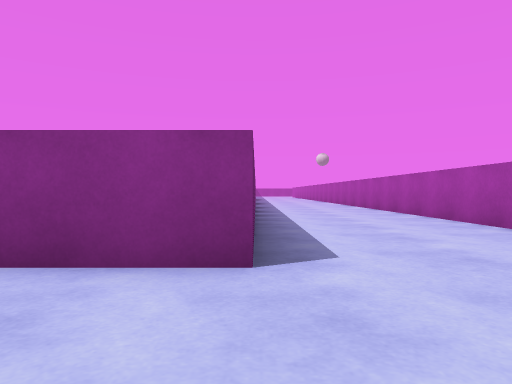
[1] (above)

24 first-person views from a walk through a Unity game level. The camera is 0.55 m above the floor, looks level and sees 70° across. The floor is counted in squares, 1 m on a side. Each view is taken from the middle of a square. On the plan, view 1 faces up. The plan holds only what a view shows up to about 9 squares ahead; the rest is blank. The place goes on beyond the plan. Surface patterns are stand-ins for the level's own textures.

[2]
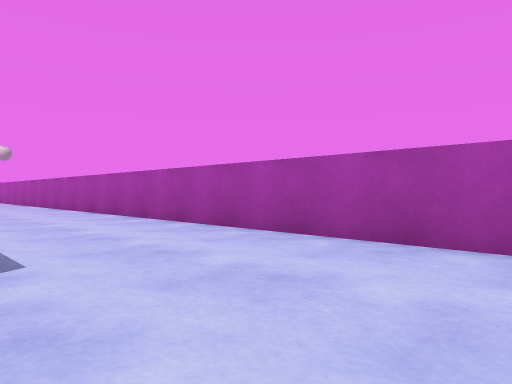

[3]
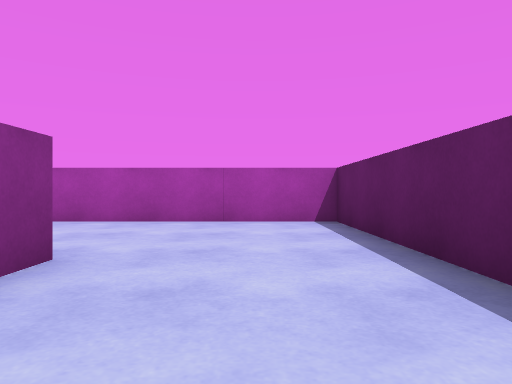

[4]
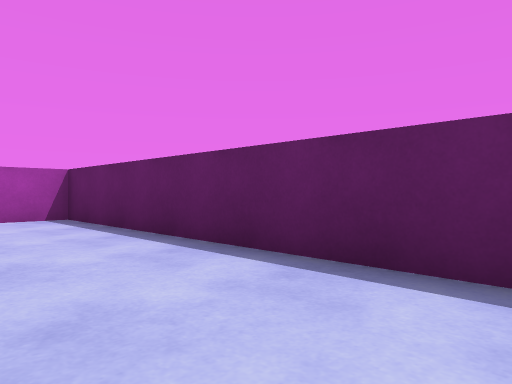

[5]
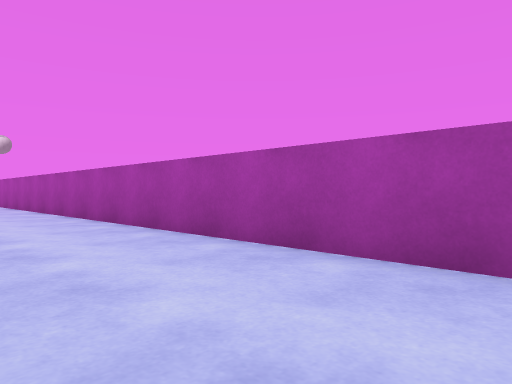

[6]
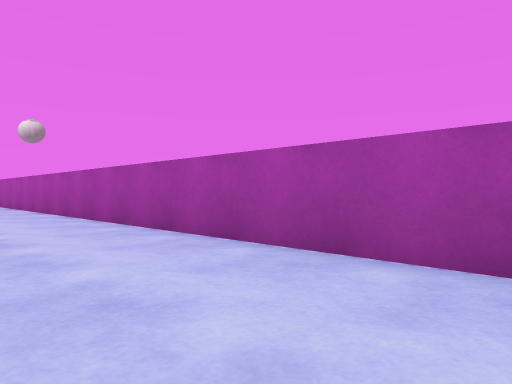

[7]
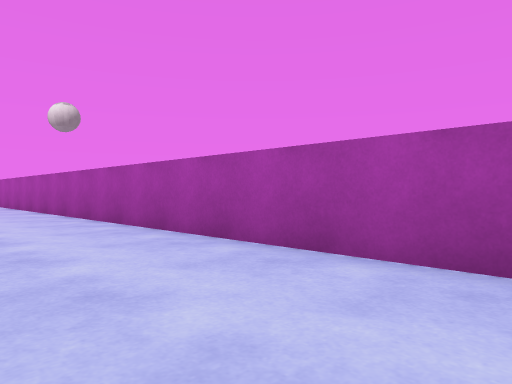

[8]
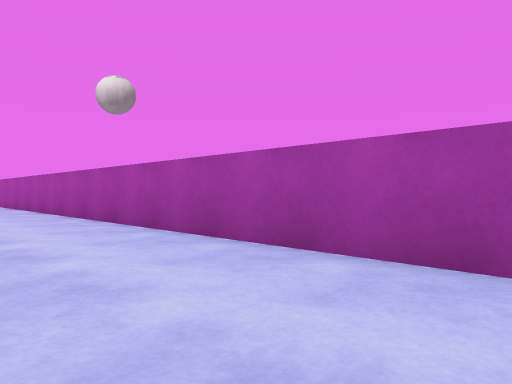

[9]
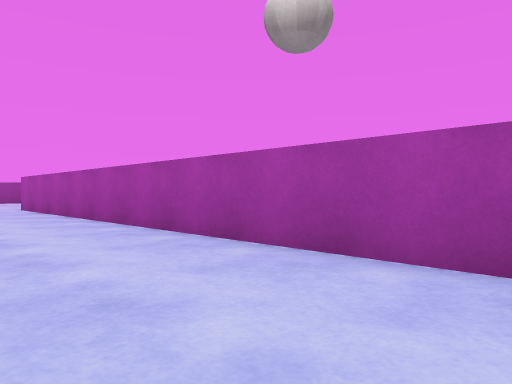

[10]
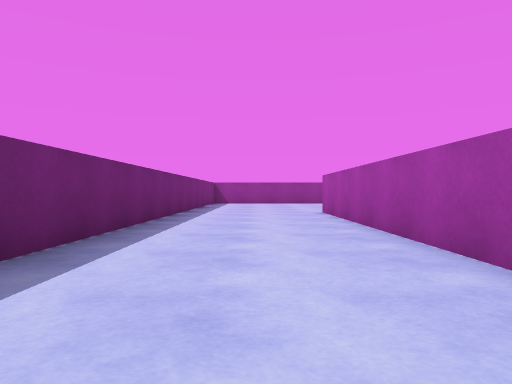

[11]
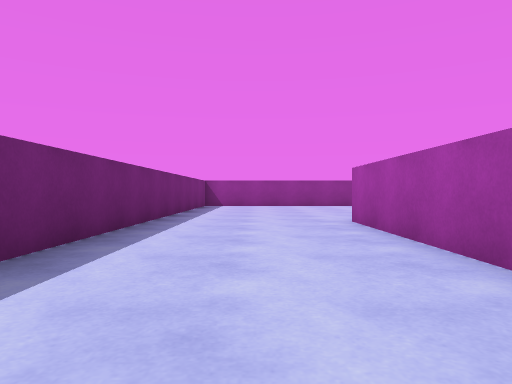

[12]
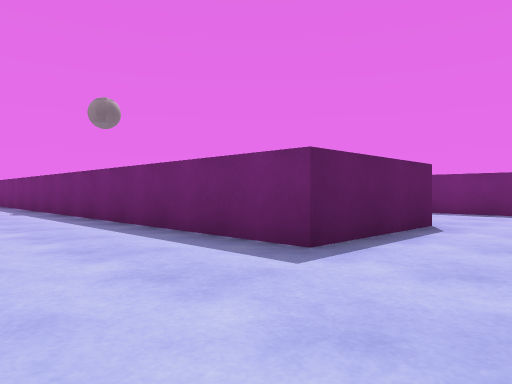

[13]
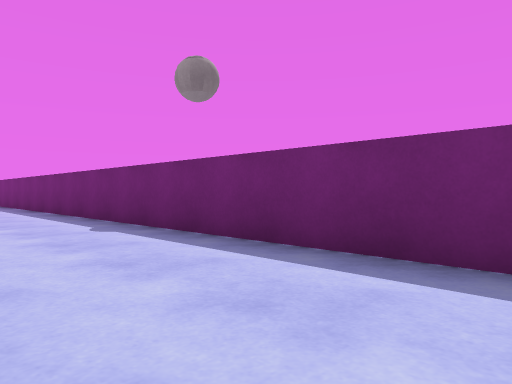

[14]
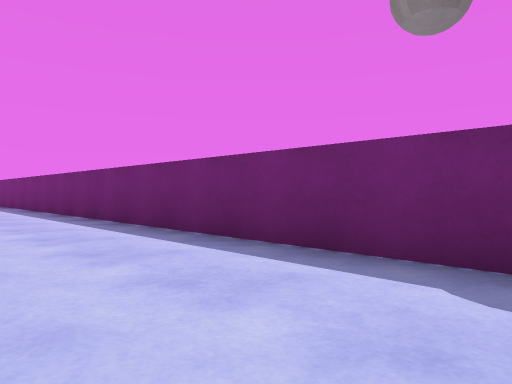

[15]
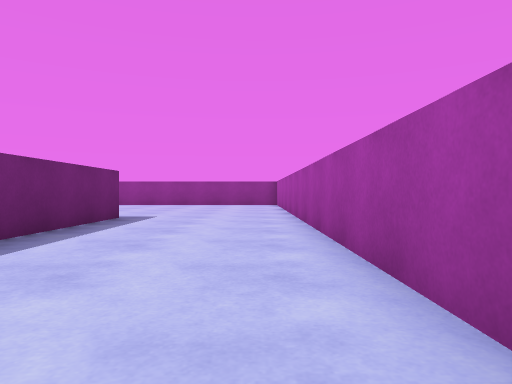

[16]
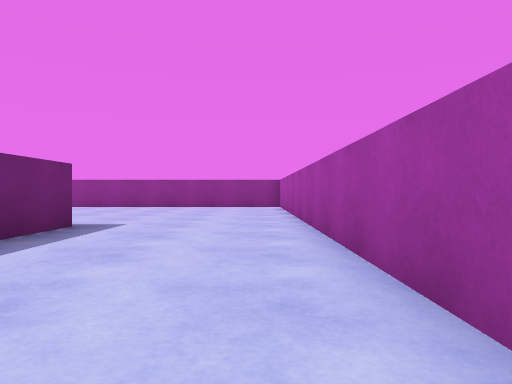

[17]
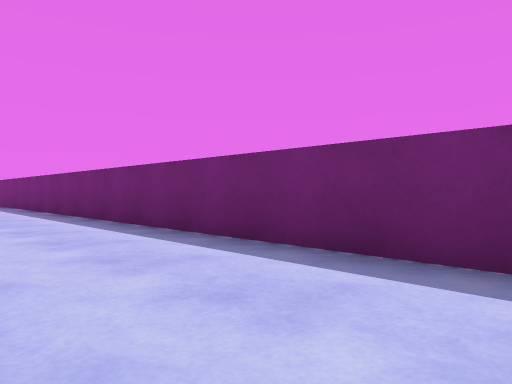

[18]
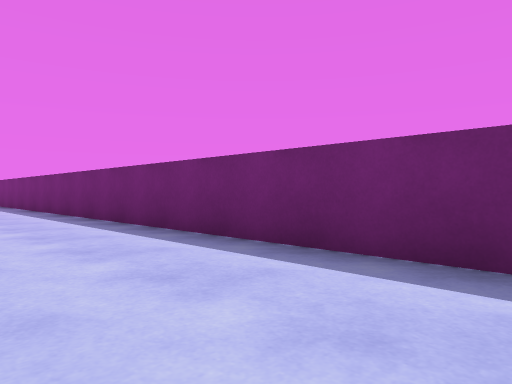

[19]
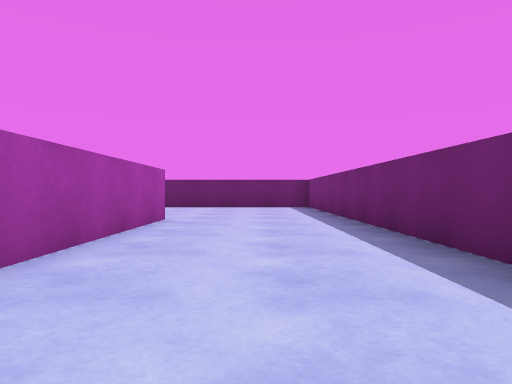

[20]
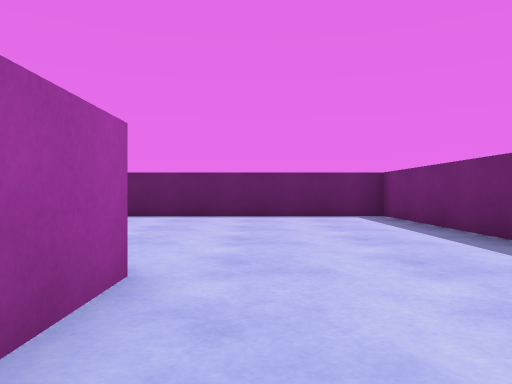

[21]
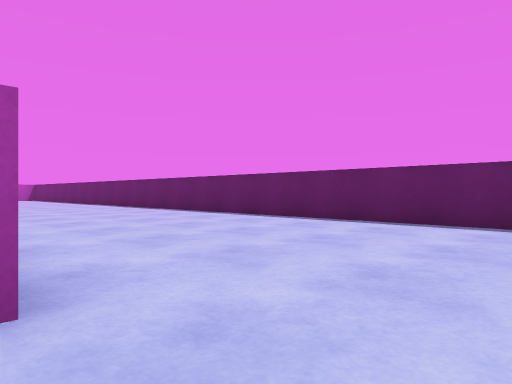

[22]
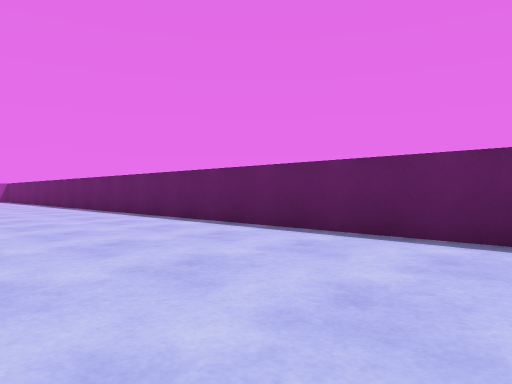

[23]
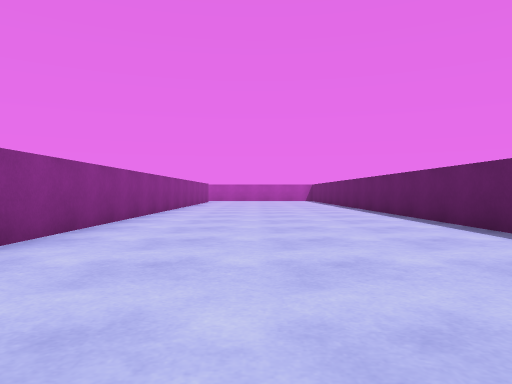

[24]
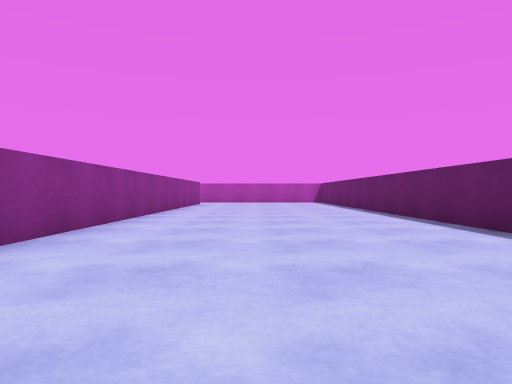

### Floor plan
Points are (right, up) in squares from view 1. A wall is a line through its corners. A room is listed if a view was taken in it or the views show most of it. See-through windows are left out.
Room 1 (views 1, 2, 3, 4, 5, 6, 7, 8, 9, 10, 11)
walls: (0, 2.7) (-1.9, 2.7); (-3.6, -0.5) (3.8, -0.5) (3.8, 37.8); (0, 40) (0, 30.9)
ways out: opening at (3.5, 39.5) to room 2
Room 2 (views 12, 13, 14, 15, 16, 17, 18, 19, 20, 21, 22, 23, 24)
walls: (10.9, 7.5) (10.9, 12.4); (10.9, 31.2) (10.9, 40.5); (25, 7.6) (16.6, 7.6); (3.8, 37.8) (7.1, 37.8) (7.1, 1.6) (25, 1.6)
ways out: opening at (3.5, 39.5) to room 1

Where each view was taken, in squares from view 1:
view 1: 0 up, 0 right, facing up
view 2: 0 up, 0 right, facing up-right
view 3: 1 up, 3 left, facing right
view 4: 2 up, 4 left, facing down-right
view 5: 5 up, 1 right, facing up-right
view 6: 11 up, 1 right, facing up-right
view 7: 15 up, 1 right, facing up-right
view 8: 19 up, 1 right, facing up-right
view 9: 25 up, 1 right, facing up-right
view 10: 28 up, 2 right, facing up
view 11: 31 up, 2 right, facing up
view 12: 40 up, 10 right, facing down-left
view 13: 35 up, 10 right, facing down-left
view 14: 30 up, 10 right, facing down-left
view 15: 30 up, 10 right, facing up
view 16: 32 up, 10 right, facing up
view 17: 24 up, 10 right, facing down-left
view 18: 19 up, 10 right, facing down-left
view 19: 15 up, 9 right, facing down
view 20: 10 up, 10 right, facing down
view 21: 8 up, 9 right, facing down-right
view 22: 6 up, 12 right, facing down-right
view 23: 5 up, 13 right, facing right
view 24: 5 up, 16 right, facing right
